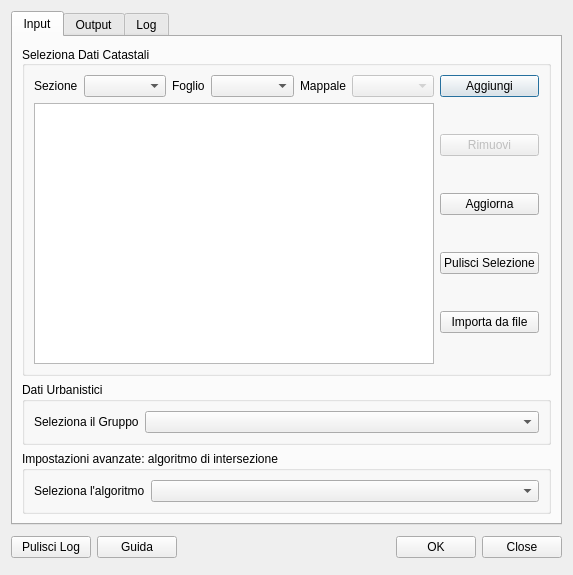
<?xml version="1.0" encoding="UTF-8"?>
<ui version="4.0">
 <class>CduCreatorDialogBase</class>
 <widget class="QDialog" name="CduCreatorDialogBase">
  <property name="geometry">
   <rect>
    <x>0</x>
    <y>0</y>
    <width>573</width>
    <height>575</height>
   </rect>
  </property>
  <property name="windowTitle">
   <string>CDU Creator</string>
  </property>
  <layout class="QVBoxLayout" name="verticalLayout_4">
   <item>
    <widget class="QTabWidget" name="tabWidget">
     <property name="currentIndex">
      <number>0</number>
     </property>
     <widget class="QWidget" name="inputTab">
      <attribute name="title">
       <string>Input</string>
      </attribute>
      <layout class="QVBoxLayout" name="verticalLayout_6">
       <item>
        <widget class="QGroupBox" name="groupBox">
         <property name="title">
          <string>Seleziona Dati Catastali</string>
         </property>
         <property name="alignment">
          <set>Qt::AlignLeading|Qt::AlignLeft|Qt::AlignVCenter</set>
         </property>
         <property name="flat">
          <bool>false</bool>
         </property>
         <property name="checkable">
          <bool>false</bool>
         </property>
         <layout class="QVBoxLayout" name="verticalLayout_8">
          <item>
           <layout class="QGridLayout" name="gridLayout">
            <item row="0" column="0">
             <layout class="QHBoxLayout" name="horizontalLayout">
              <item>
               <widget class="QLabel" name="label_9">
                <property name="text">
                 <string>Sezione</string>
                </property>
               </widget>
              </item>
              <item>
               <widget class="QComboBox" name="sezioneComboBox">
                <property name="sizePolicy">
                 <sizepolicy hsizetype="Expanding" vsizetype="Fixed">
                  <horstretch>0</horstretch>
                  <verstretch>0</verstretch>
                 </sizepolicy>
                </property>
               </widget>
              </item>
              <item>
               <widget class="QLabel" name="label_2">
                <property name="text">
                 <string>Foglio</string>
                </property>
               </widget>
              </item>
              <item>
               <widget class="QComboBox" name="foglioComboBox">
                <property name="enabled">
                 <bool>true</bool>
                </property>
                <property name="sizePolicy">
                 <sizepolicy hsizetype="Expanding" vsizetype="Fixed">
                  <horstretch>0</horstretch>
                  <verstretch>0</verstretch>
                 </sizepolicy>
                </property>
               </widget>
              </item>
              <item>
               <widget class="QLabel" name="label_3">
                <property name="text">
                 <string>Mappale</string>
                </property>
               </widget>
              </item>
              <item>
               <widget class="QComboBox" name="particellaComboBox">
                <property name="enabled">
                 <bool>false</bool>
                </property>
                <property name="sizePolicy">
                 <sizepolicy hsizetype="Expanding" vsizetype="Fixed">
                  <horstretch>0</horstretch>
                  <verstretch>0</verstretch>
                 </sizepolicy>
                </property>
               </widget>
              </item>
             </layout>
            </item>
            <item row="0" column="1">
             <widget class="QPushButton" name="addButton">
              <property name="text">
               <string>Aggiungi</string>
              </property>
             </widget>
            </item>
            <item row="1" column="0">
             <widget class="QTextEdit" name="textParticelle">
              <property name="readOnly">
               <bool>true</bool>
              </property>
             </widget>
            </item>
            <item row="1" column="1">
             <layout class="QVBoxLayout" name="verticalLayout_3">
              <item>
               <widget class="QPushButton" name="removeButton">
                <property name="enabled">
                 <bool>false</bool>
                </property>
                <property name="text">
                 <string>Rimuovi</string>
                </property>
               </widget>
              </item>
              <item>
               <widget class="QPushButton" name="reloadButton">
                <property name="text">
                 <string>Aggiorna</string>
                </property>
               </widget>
              </item>
              <item>
               <widget class="QPushButton" name="clearSelButton">
                <property name="text">
                 <string>Pulisci Selezione</string>
                </property>
               </widget>
              </item>
              <item>
               <widget class="QPushButton" name="fileImportButton">
                <property name="text">
                 <string>Importa da file</string>
                </property>
               </widget>
              </item>
             </layout>
            </item>
           </layout>
          </item>
         </layout>
        </widget>
       </item>
       <item>
        <widget class="QGroupBox" name="groupBox_2">
         <property name="title">
          <string>Dati Urbanistici</string>
         </property>
         <layout class="QHBoxLayout" name="horizontalLayout_10">
          <item>
           <layout class="QHBoxLayout" name="horizontalLayout_3">
            <item>
             <widget class="QLabel" name="label_4">
              <property name="text">
               <string>Seleziona il Gruppo</string>
              </property>
             </widget>
            </item>
            <item>
             <widget class="QComboBox" name="gruppoComboBox">
              <property name="sizePolicy">
               <sizepolicy hsizetype="Expanding" vsizetype="Fixed">
                <horstretch>0</horstretch>
                <verstretch>0</verstretch>
               </sizepolicy>
              </property>
             </widget>
            </item>
           </layout>
          </item>
         </layout>
        </widget>
       </item>
       <item>
        <widget class="QGroupBox" name="groupBox_5">
         <property name="title">
          <string>Impostazioni avanzate: algoritmo di intersezione</string>
         </property>
         <layout class="QHBoxLayout" name="horizontalLayout_19">
          <item>
           <layout class="QHBoxLayout" name="horizontalLayout_20">
            <item>
             <widget class="QLabel" name="label_16">
              <property name="text">
               <string>Seleziona l'algoritmo</string>
              </property>
             </widget>
            </item>
            <item>
             <widget class="QComboBox" name="algoComboBox">
              <property name="sizePolicy">
               <sizepolicy hsizetype="Expanding" vsizetype="Fixed">
                <horstretch>0</horstretch>
                <verstretch>0</verstretch>
               </sizepolicy>
              </property>
             </widget>
            </item>
           </layout>
          </item>
         </layout>
        </widget>
       </item>
      </layout>
     </widget>
     <widget class="QWidget" name="outputTab">
      <attribute name="title">
       <string>Output</string>
      </attribute>
      <layout class="QVBoxLayout" name="verticalLayout_5">
       <item>
        <widget class="QGroupBox" name="groupBox_4">
         <property name="styleSheet">
          <string notr="true">color: rgb(0,0,0);</string>
         </property>
         <property name="title">
          <string>Dati Richiesta</string>
         </property>
         <layout class="QVBoxLayout" name="verticalLayout_7">
          <item>
           <layout class="QVBoxLayout" name="verticalLayout_2">
            <item>
             <layout class="QHBoxLayout" name="horizontalLayout_12">
              <item>
               <widget class="QLabel" name="label_10">
                <property name="text">
                 <string>Protocollo n°</string>
                </property>
               </widget>
              </item>
              <item>
               <widget class="QLineEdit" name="protocolloLineEdit">
                <property name="sizePolicy">
                 <sizepolicy hsizetype="Expanding" vsizetype="Fixed">
                  <horstretch>0</horstretch>
                  <verstretch>0</verstretch>
                 </sizepolicy>
                </property>
               </widget>
              </item>
              <item>
               <widget class="QLabel" name="label_11">
                <property name="enabled">
                 <bool>true</bool>
                </property>
                <property name="styleSheet">
                 <string notr="true">QLabel:disabled

{ color: rgb(166,166,166); }
</string>
                </property>
                <property name="text">
                 <string>Data richiesta</string>
                </property>
               </widget>
              </item>
              <item>
               <widget class="QDateEdit" name="dateEdit">
                <property name="enabled">
                 <bool>true</bool>
                </property>
                <property name="styleSheet">
                 <string notr="true">QDateEdit:disabled

{ color: rgb(166,166,166); }
</string>
                </property>
                <property name="calendarPopup">
                 <bool>true</bool>
                </property>
                <property name="date">
                 <date>
                  <year>2002</year>
                  <month>1</month>
                  <day>2</day>
                 </date>
                </property>
               </widget>
              </item>
             </layout>
            </item>
            <item>
             <layout class="QHBoxLayout" name="horizontalLayout_13">
              <property name="spacing">
               <number>6</number>
              </property>
              <item>
               <widget class="QLabel" name="label_12">
                <property name="text">
                 <string>Richiedente</string>
                </property>
               </widget>
              </item>
              <item>
               <widget class="QLineEdit" name="richiedenteEdit"/>
              </item>
             </layout>
            </item>
            <item>
             <layout class="QHBoxLayout" name="horizontalLayout_7">
              <item>
               <layout class="QHBoxLayout" name="horizontalLayout_2">
                <item>
                 <widget class="QRadioButton" name="visuraButton">
                  <property name="text">
                   <string>Visura</string>
                  </property>
                  <property name="checked">
                   <bool>true</bool>
                  </property>
                 </widget>
                </item>
                <item>
                 <widget class="QRadioButton" name="cduButton">
                  <property name="text">
                   <string>CDU</string>
                  </property>
                 </widget>
                </item>
               </layout>
              </item>
              <item>
               <layout class="QHBoxLayout" name="horizontalLayout_6">
                <item>
                 <widget class="QLabel" name="label_7">
                  <property name="enabled">
                   <bool>false</bool>
                  </property>
                  <property name="styleSheet">
                   <string notr="true">QLabel:disabled

{ color: rgb(166,166,166); }
</string>
                  </property>
                  <property name="text">
                   <string>ID Bollo</string>
                  </property>
                 </widget>
                </item>
                <item>
                 <widget class="QLineEdit" name="bolloEdit">
                  <property name="enabled">
                   <bool>false</bool>
                  </property>
                 </widget>
                </item>
               </layout>
              </item>
             </layout>
            </item>
           </layout>
          </item>
         </layout>
        </widget>
       </item>
       <item>
        <widget class="QGroupBox" name="groupBox_3">
         <property name="title">
          <string>Output</string>
         </property>
         <layout class="QVBoxLayout" name="verticalLayout">
          <item>
           <layout class="QHBoxLayout" name="horizontalLayout_4">
            <item>
             <widget class="QLabel" name="label_5">
              <property name="text">
               <string>Seleziona la cartella</string>
              </property>
             </widget>
            </item>
            <item>
             <widget class="QLineEdit" name="OutFolder"/>
            </item>
            <item>
             <widget class="QPushButton" name="OutFolderButton">
              <property name="sizePolicy">
               <sizepolicy hsizetype="Minimum" vsizetype="Fixed">
                <horstretch>0</horstretch>
                <verstretch>0</verstretch>
               </sizepolicy>
              </property>
              <property name="text">
               <string>...</string>
              </property>
             </widget>
            </item>
           </layout>
          </item>
          <item>
           <spacer name="verticalSpacer_2">
            <property name="orientation">
             <enum>Qt::Vertical</enum>
            </property>
            <property name="sizeHint" stdset="0">
             <size>
              <width>20</width>
              <height>5</height>
             </size>
            </property>
           </spacer>
          </item>
          <item>
           <layout class="QHBoxLayout" name="horizontalLayout_11">
            <item>
             <widget class="QLabel" name="label_13">
              <property name="text">
               <string>Nome file CDU</string>
              </property>
             </widget>
            </item>
            <item>
             <widget class="QLineEdit" name="nameLineEdit"/>
            </item>
           </layout>
          </item>
          <item>
           <spacer name="verticalSpacer_3">
            <property name="orientation">
             <enum>Qt::Vertical</enum>
            </property>
            <property name="sizeHint" stdset="0">
             <size>
              <width>20</width>
              <height>6</height>
             </size>
            </property>
           </spacer>
          </item>
          <item>
           <layout class="QHBoxLayout" name="horizontalLayout_17">
            <item>
             <widget class="QCheckBox" name="pdfCheckBox">
              <property name="text">
               <string>Stampa anche file in formato .pdf</string>
              </property>
             </widget>
            </item>
            <item>
             <spacer name="horizontalSpacer_3">
              <property name="orientation">
               <enum>Qt::Horizontal</enum>
              </property>
              <property name="sizeHint" stdset="0">
               <size>
                <width>28</width>
                <height>20</height>
               </size>
              </property>
             </spacer>
            </item>
            <item>
             <widget class="QCheckBox" name="mapCheckBox">
              <property name="text">
               <string>Stampa la mappa</string>
              </property>
             </widget>
            </item>
           </layout>
          </item>
          <item>
           <spacer name="verticalSpacer_4">
            <property name="orientation">
             <enum>Qt::Vertical</enum>
            </property>
            <property name="sizeHint" stdset="0">
             <size>
              <width>20</width>
              <height>5</height>
             </size>
            </property>
           </spacer>
          </item>
          <item>
           <layout class="QHBoxLayout" name="horizontalLayout_9">
            <item>
             <widget class="QLabel" name="label">
              <property name="text">
               <string>Seleziona intestazione 1</string>
              </property>
             </widget>
            </item>
            <item>
             <widget class="QLineEdit" name="urlTxt"/>
            </item>
            <item>
             <widget class="QPushButton" name="txtButton">
              <property name="text">
               <string>...</string>
              </property>
             </widget>
            </item>
           </layout>
          </item>
          <item>
           <spacer name="verticalSpacer">
            <property name="orientation">
             <enum>Qt::Vertical</enum>
            </property>
            <property name="sizeHint" stdset="0">
             <size>
              <width>20</width>
              <height>5</height>
             </size>
            </property>
           </spacer>
          </item>
          <item>
           <layout class="QHBoxLayout" name="horizontalLayout_18">
            <item>
             <widget class="QLabel" name="label_6">
              <property name="text">
               <string>Seleziona intestazione 2</string>
              </property>
             </widget>
            </item>
            <item>
             <widget class="QLineEdit" name="urlTxt_2"/>
            </item>
            <item>
             <widget class="QPushButton" name="txtButton_2">
              <property name="text">
               <string>...</string>
              </property>
             </widget>
            </item>
           </layout>
          </item>
          <item>
           <spacer name="verticalSpacer_5">
            <property name="orientation">
             <enum>Qt::Vertical</enum>
            </property>
            <property name="sizeHint" stdset="0">
             <size>
              <width>20</width>
              <height>6</height>
             </size>
            </property>
           </spacer>
          </item>
          <item>
           <layout class="QHBoxLayout" name="horizontalLayout_16">
            <item>
             <widget class="QLabel" name="label_14">
              <property name="text">
               <string>Stampa i valori delle aree intersecate</string>
              </property>
             </widget>
            </item>
            <item>
             <layout class="QHBoxLayout" name="horizontalLayout_15">
              <property name="spacing">
               <number>6</number>
              </property>
              <property name="sizeConstraint">
               <enum>QLayout::SetFixedSize</enum>
              </property>
              <item>
               <widget class="QCheckBox" name="printAreaBox">
                <property name="text">
                 <string/>
                </property>
               </widget>
              </item>
              <item>
               <widget class="QLabel" name="label_15">
                <property name="text">
                 <string>m&lt;sup&gt;2&lt;/sup&gt;</string>
                </property>
               </widget>
              </item>
             </layout>
            </item>
            <item>
             <widget class="QCheckBox" name="printAreaPercBox">
              <property name="text">
               <string>%</string>
              </property>
             </widget>
            </item>
            <item>
             <spacer name="horizontalSpacer_2">
              <property name="orientation">
               <enum>Qt::Horizontal</enum>
              </property>
              <property name="sizeHint" stdset="0">
               <size>
                <width>58</width>
                <height>20</height>
               </size>
              </property>
             </spacer>
            </item>
           </layout>
          </item>
          <item>
           <spacer name="verticalSpacer_6">
            <property name="orientation">
             <enum>Qt::Vertical</enum>
            </property>
            <property name="sizeHint" stdset="0">
             <size>
              <width>20</width>
              <height>5</height>
             </size>
            </property>
           </spacer>
          </item>
          <item>
           <layout class="QHBoxLayout" name="horizontalLayout_5">
            <item>
             <widget class="QLabel" name="label_17">
              <property name="text">
               <string> Tecnico</string>
              </property>
             </widget>
            </item>
            <item>
             <widget class="QLineEdit" name="tecnicoEdit"/>
            </item>
            <item>
             <widget class="QLabel" name="label_18">
              <property name="text">
               <string>Dirigente</string>
              </property>
             </widget>
            </item>
            <item>
             <widget class="QLineEdit" name="dirigenteEdit"/>
            </item>
           </layout>
          </item>
         </layout>
        </widget>
       </item>
      </layout>
     </widget>
     <widget class="QWidget" name="logTab">
      <attribute name="title">
       <string>Log</string>
      </attribute>
      <layout class="QGridLayout" name="gridLayout_3">
       <item row="0" column="0">
        <widget class="QTextBrowser" name="textLog"/>
       </item>
      </layout>
     </widget>
    </widget>
   </item>
   <item>
    <layout class="QHBoxLayout" name="horizontalLayout_8">
     <item>
      <widget class="QPushButton" name="clearButton">
       <property name="text">
        <string>Pulisci Log</string>
       </property>
      </widget>
     </item>
     <item>
      <widget class="QPushButton" name="helpButton">
       <property name="text">
        <string>Guida</string>
       </property>
      </widget>
     </item>
     <item>
      <spacer name="horizontalSpacer">
       <property name="orientation">
        <enum>Qt::Horizontal</enum>
       </property>
       <property name="sizeHint" stdset="0">
        <size>
         <width>298</width>
         <height>33</height>
        </size>
       </property>
      </spacer>
     </item>
     <item>
      <widget class="QPushButton" name="pushButtonOk">
       <property name="text">
        <string>OK</string>
       </property>
      </widget>
     </item>
     <item>
      <widget class="QDialogButtonBox" name="button_box">
       <property name="orientation">
        <enum>Qt::Horizontal</enum>
       </property>
       <property name="standardButtons">
        <set>QDialogButtonBox::Close</set>
       </property>
      </widget>
     </item>
    </layout>
   </item>
  </layout>
 </widget>
 <resources/>
 <connections>
  <connection>
   <sender>button_box</sender>
   <signal>rejected()</signal>
   <receiver>CduCreatorDialogBase</receiver>
   <slot>reject()</slot>
   <hints>
    <hint type="sourcelabel">
     <x>20</x>
     <y>20</y>
    </hint>
    <hint type="destinationlabel">
     <x>20</x>
     <y>20</y>
    </hint>
   </hints>
  </connection>
 </connections>
</ui>
